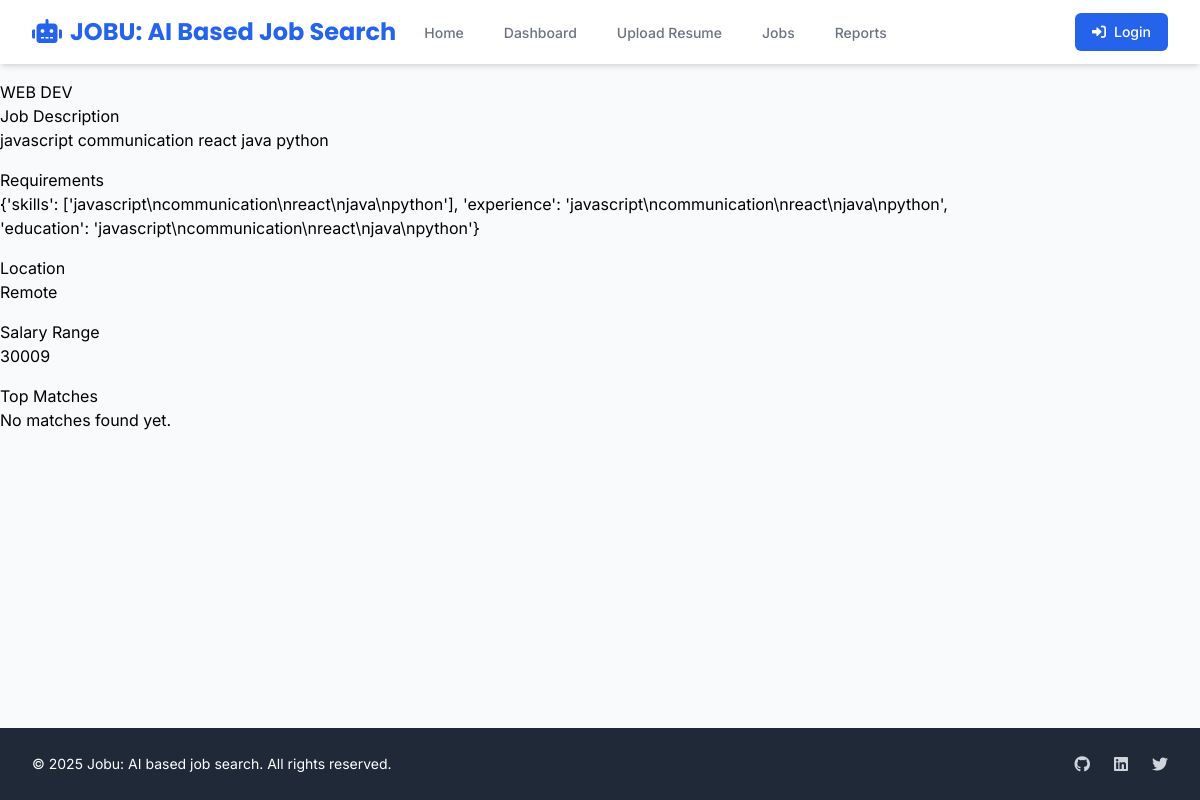
Page /jobs/5 on the committed database.
### models.py (models this page shows)
class JobPosting(db.Model):
    __tablename__ = 'job_postings'
    id = db.Column(db.Integer, primary_key=True)
    title = db.Column(db.String(100), nullable=False)
    department = db.Column(db.String(50))
    location = db.Column(db.String(100))
    description = db.Column(db.Text)
    requirements = db.Column(JSONEncodedDict)  # Required skills, experience, etc.
    salary_range = db.Column(db.String(50))
    status = db.Column(db.String(20), default='active')
    created_at = db.Column(db.DateTime, default=datetime.utcnow)
    updated_at = db.Column(db.DateTime, default=datetime.utcnow, onupdate=datetime.utcnow)
    applications = db.relationship('Application', backref='job_posting', lazy=True)

### app.py (the view, shortened to what this page needs)
@app.route('/jobs/<int:job_id>')
def view_job(job_id):
    job = JobPosting.query.get_or_404(job_id)
    applications = Application.query.filter_by(job_posting_id=job_id)\
        .order_by(Application.match_score.desc()).all()
    matches = []
    return render_template('job_details.html',
                         job=job,
                         matches=matches)

### models.py (called while the page is built)
    def process_result_value(self, value, dialect):
        if value is None:
            return {}
        return json.loads(value)

### templates/job_details.html (shortened to what this page needs)
{% extends "base.html" %}
{% block content %}
<div class="container mt-4">
    <div class="row">
        <div class="col-md-8">
            <div class="card mb-4">
                <div class="card-header">
                    <h2>{{ job.title }}</h2>
                </div>
                <div class="card-body">
                    <h5 class="card-title">Job Description</h5>
                    <p class="card-text">{{ job.description }}</p>
                    <h5 class="card-title mt-4">Requirements</h5>
                    <p class="card-text">{{ job.requirements }}</p>
                    <h5 class="card-title mt-4">Location</h5>
                    <p class="card-text">{{ job.location }}</p>
                    <h5 class="card-title mt-4">Salary Range</h5>
                    <p class="card-text">{{ job.salary_range }}</p>
                </div>
            </div>
        </div>
        <div class="col-md-4">
            <div class="card">
                <div class="card-header">
                    <h4>Top Matches</h4>
                </div>
                <div class="card-body">
                    {% if matches %}
                        {% for match in matches %}
                            <div class="mb-3">
                                <h6>{{ match.candidate.name }}</h6>
                                <div class="progress mb-2">
                                    <div class="progress-bar" role="progressbar"
                                         style="width: {{ match.match_score }}%"
                                         aria-valuenow="{{ match.match_score }}"
                                         aria-valuemin="0"
                                         aria-valuemax="100">
                                        {{ match.match_score }}%
                                    </div>
                                </div>
                                <p class="small text-muted">
                                    {% if match.feedback is string %}
                                        {{ match.feedback }}
                                    {% else %}
                                        {{ match.feedback.get('summary', 'No feedback available') }}
                                    {% endif %}
                                </p>
                            </div>
                        {% endfor %}
                    {% else %}
                        <p class="text-muted">No matches found yet.</p>
                    {% endif %}
                </div>
            </div>
        </div>
    </div>
</div>
{% endblock %}

### templates/base.html (style rules this page uses)
.font-body { font-family: 'Inter', sans-serif; }

### rows in the picture
JobPosting: title "WEB DEV", description "javascript communication react java python", requirements "{'skills': ['javascript\\ncommunication\\nreact\\njava\\npython'], 'experience': 'javascript\\ncommunication\\nreact\\njava\\npython', 'education': 'javascript\\ncommunication\\nreact\\njava\\npython'}", location "Remote", salary_range "30009"
